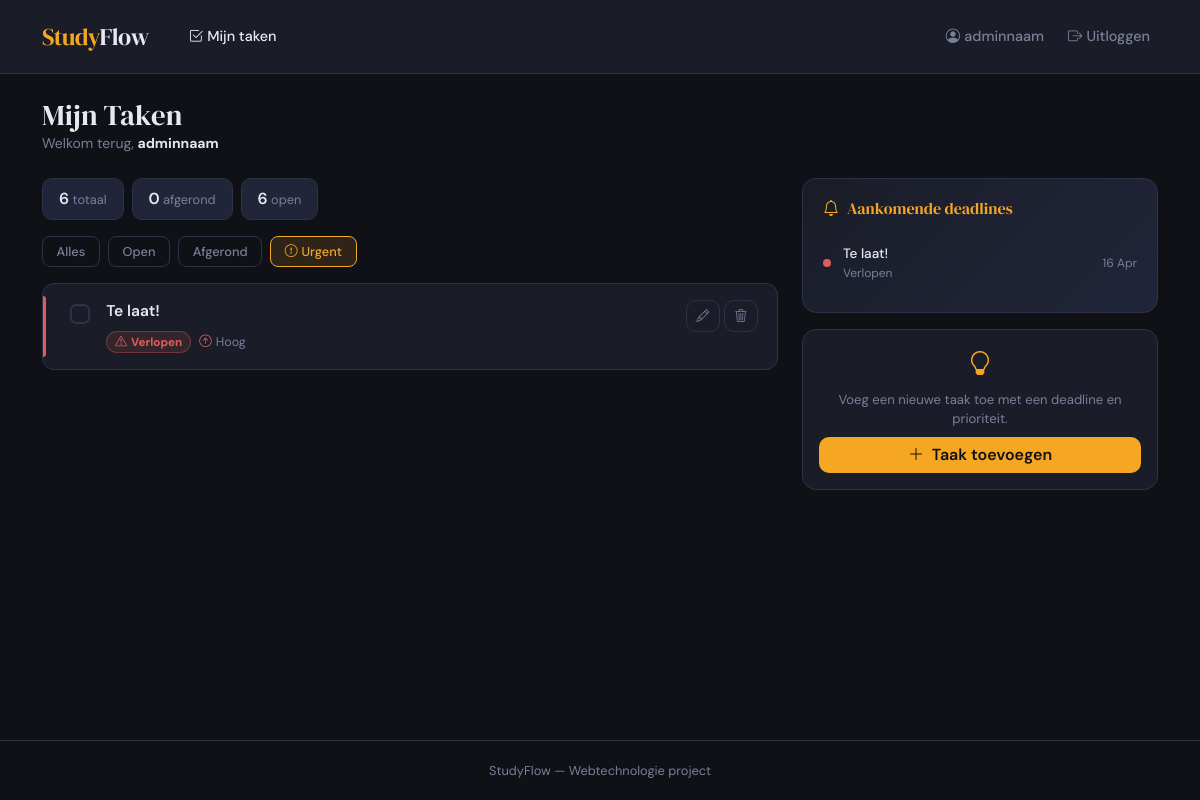
Screenshot of /?filter=urgent (signed in) with the database file from the repository.
### app.py (models this page shows)
class User(UserMixin, db.Model):
    id       = db.Column(db.Integer, primary_key=True)
    username = db.Column(db.String(80),  unique=True, nullable=False)
    email    = db.Column(db.String(120), unique=True, nullable=False)
    password = db.Column(db.String(200), nullable=False)
    tasks    = db.relationship('Task', backref='owner', lazy=True)

class Task(db.Model):
    id          = db.Column(db.Integer, primary_key=True)
    title       = db.Column(db.String(200), nullable=False)
    description = db.Column(db.Text, default='')
    subject     = db.Column(db.String(100), default='')
    priority    = db.Column(db.String(20),  default='medium')   # low / medium / high
    deadline    = db.Column(db.Date, nullable=True)
    done        = db.Column(db.Boolean, default=False)
    created_at  = db.Column(db.DateTime, default=datetime.utcnow)
    user_id     = db.Column(db.Integer, db.ForeignKey('user.id'), nullable=False)

### app.py (the view)
@app.route('/')
@login_required
def index():
    filter_param = request.args.get('filter', 'all')
    today = date.today()
    query = Task.query.filter_by(user_id=current_user.id)
    if filter_param == 'open':
        query = query.filter_by(done=False)
    elif filter_param == 'done':
        query = query.filter_by(done=True)
    elif filter_param == 'urgent':
        query = query.filter(
            Task.done == False,
            Task.deadline != None,
            Task.deadline <= date.fromordinal(today.toordinal() + 3)
        )
    tasks = query.order_by(Task.deadline.asc().nullslast(), Task.created_at.desc()).all()
    all_tasks = Task.query.filter_by(user_id=current_user.id).all()
    stats = {
        'total': len(all_tasks),
        'done':  sum(1 for t in all_tasks if t.done),
        'open':  sum(1 for t in all_tasks if not t.done),
    }
    return render_template('index.html', tasks=tasks, today=today, filter=filter_param, stats=stats)

### app.py (called while the page is built)
@login_manager.user_loader
def load_user(user_id):
    return User.query.get(int(user_id))

### templates/index.html (shortened to what this page needs)
{% extends "base.html" %}
{% block content %}
<div class="container py-4">
    <div class="d-flex align-items-center justify-content-between mb-4 flex-wrap gap-2">
        <div>
            <h1 class="mb-0" style="font-size:1.8rem;">Mijn Taken</h1>
            <p class="mb-0" style="color:var(--text-muted); font-size:0.875rem;">
                Welkom terug, <strong style="color:var(--text-main);">{{ current_user.username }}</strong>
            </p>
        </div>
    </div>
    <div class="row g-4">
        <div class="col-lg-8">
            <div class="d-flex gap-2 flex-wrap mb-3">
                <div class="stat-pill"><span>{{ stats.total }}</span> totaal</div>
                <div class="stat-pill"><span>{{ stats.done }}</span> afgerond</div>
                <div class="stat-pill"><span>{{ stats.open }}</span> open</div>
            </div>
            <div class="d-flex gap-2 mb-3 flex-wrap">
                <a href="?filter=all"    class="filter-tab {% if filter == 'all' or not filter %}active{% endif %}">Alles</a>
                <a href="?filter=open"   class="filter-tab {% if filter == 'open' %}active{% endif %}">Open</a>
                <a href="?filter=done"   class="filter-tab {% if filter == 'done' %}active{% endif %}">Afgerond</a>
                <a href="?filter=urgent" class="filter-tab {% if filter == 'urgent' %}active{% endif %}">
                    <i class="bi bi-exclamation-circle me-1"></i>Urgent
                </a>
            </div>
            <div class="d-flex flex-column gap-2">
                {% if tasks %}
                    {% for task in tasks %}
                    <div class="task-card {% if task.done %}done{% endif %}">
                        <div class="task-priority-bar priority-{{ task.priority }}"></div>
                        <div class="d-flex align-items-start gap-3 ps-2">
                            <form method="POST" action="{{ url_for('toggle_task', task_id=task.id) }}" class="mt-1">
                                <input type="checkbox" class="task-check"
                                       onchange="this.form.submit()"
                                       {% if task.done %}checked{% endif %}>
                            </form>
                            <div class="flex-grow-1">
                                <div class="task-title">{{ task.title }}</div>
                                <div class="d-flex align-items-center gap-2 mt-2 flex-wrap">
                                    {% if task.deadline %}
                                        {% set days_left = (task.deadline - today).days %}
                                        {% if task.done %}
                                        <span class="badge-done badge rounded-pill px-2 py-1" style="font-size:0.73rem;">
                                            <i class="bi bi-check2 me-1"></i>Afgerond
                                        </span>
                                        {% elif days_left < 0 %}
                                        <span class="badge-urgent badge rounded-pill px-2 py-1" style="font-size:0.73rem;">
                                            <i class="bi bi-exclamation-triangle me-1"></i>Verlopen
                                        </span>
                                        {% elif days_left == 0 %}
                                        <span class="badge-urgent badge rounded-pill px-2 py-1" style="font-size:0.73rem;">
                                            <i class="bi bi-alarm me-1"></i>Vandaag!
                                        </span>
                                        {% elif days_left <= 3 %}
                                        <span class="badge-soon badge rounded-pill px-2 py-1" style="font-size:0.73rem;">
                                            <i class="bi bi-clock me-1"></i>{{ days_left }} dag{{ 'en' if days_left != 1 else '' }}
                                        </span>
                                        {% else %}
                                        <span class="badge-ok badge rounded-pill px-2 py-1" style="font-size:0.73rem;">
                                            <i class="bi bi-calendar3 me-1"></i>{{ task.deadline.strftime('%d %b') }}
                                        </span>
                                        {% endif %}
                                    {% endif %}
                                    <span class="task-meta">
                                        {% if task.priority == 'high' %}
                                        <i class="bi bi-arrow-up-circle me-1" style="color:var(--danger);"></i>Hoog
                                        {% elif task.priority == 'medium' %}
                                        <i class="bi bi-dash-circle me-1" style="color:var(--warning);"></i>Gemiddeld
                                        {% else %}
                                        <i class="bi bi-arrow-down-circle me-1" style="color:var(--success);"></i>Laag
                                        {% endif %}
                                    </span>
                                </div>
                            </div>
                            <div class="d-flex gap-1">
                                <a href="{{ url_for('edit_task', task_id=task.id) }}" class="btn btn-outline-sf btn-sm" style="padding:0.3rem 0.6rem;">
                                    <i class="bi bi-pencil" style="font-size:0.8rem;"></i>
                                </a>
                                <form method="POST" action="{{ url_for('delete_task', task_id=task.id) }}"
                                      onsubmit="return confirm('Taak verwijderen?')">
                                    <button type="submit" class="btn btn-outline-sf btn-sm" style="padding:0.3rem 0.6rem;">
                                        <i class="bi bi-trash3" style="font-size:0.8rem;"></i>
                                    </button>
                                </form>
                            </div>
                        </div>
                    </div>
                    {% endfor %}
                {% endif %}
            </div>
        </div>
        <div class="col-lg-4">
            <div class="announcement-card mb-3">
                <h6 class="mb-3" style="font-family:'DM Serif Display',serif; font-size:1rem; color:var(--accent);">
                    <i class="bi bi-bell me-2"></i>Aankomende deadlines
                </h6>
                {% set upcoming = tasks | rejectattr('done') | selectattr('deadline') | sort(attribute='deadline') | list %}
                {% if upcoming %}
                    {% for task in upcoming[:5] %}
                    {% set days_left = (task.deadline - today).days %}
                    <div class="deadline-item">
                        <div class="deadline-dot"
                             style="background: {% if days_left <= 0 %}var(--danger){% elif days_left <= 3 %}var(--warning){% else %}var(--success){% endif %}">
                        </div>
                        <div class="flex-grow-1">
                            <div style="font-weight:500; font-size:0.85rem;">{{ task.title }}</div>
                            <div style="font-size:0.75rem; color:var(--text-muted);">
                                {% if days_left < 0 %}
                                    Verlopen
                                {% elif days_left == 0 %}
                                    Vandaag
                                {% elif days_left == 1 %}
                                    Morgen
                                {% else %}
                                    Over {{ days_left }} dagen
                                {% endif %}
                            </div>
                        </div>
                        <div style="font-size:0.75rem; color:var(--text-muted);">
                            {{ task.deadline.strftime('%d %b') }}
                        </div>
                    </div>
                    {% endfor %}
                {% else %}
                <p style="font-size:0.85rem; color:var(--text-muted); margin:0;">
                    Geen openstaande deadlines 🎉
                </p>
                {% endif %}
            </div>
            <div class="card-sf p-3 text-center">
                <i class="bi bi-lightbulb" style="color:var(--accent); font-size:1.5rem;"></i>
                <p class="mt-2 mb-2" style="font-size:0.82rem; color:var(--text-muted);">
                    Voeg een nieuwe taak toe met een deadline en prioriteit.
                </p>
                <a href="{{ url_for('add_task') }}" class="btn btn-accent w-100">
                    <i class="bi bi-plus-lg me-1"></i> Taak toevoegen
                </a>
            </div>
        </div>
    </div>
</div>
{% endblock %}

### templates/base.html (shortened to what this page needs)
<!DOCTYPE html>
<html lang="nl">
<head>
    <link href="https://cdn.jsdelivr.net/npm/bootstrap@5.3.3/dist/css/bootstrap.min.css" rel="stylesheet"/>
    <link href="https://cdn.jsdelivr.net/npm/bootstrap-icons@1.11.3/font/bootstrap-icons.css" rel="stylesheet"/>
    <link rel="stylesheet" href="{{ url_for('static', filename='style.css') }}"/>
</head>
<body class="d-flex flex-column">
    <nav class="navbar navbar-expand-lg">
        <div class="container">
            <a class="navbar-brand" href="{{ url_for('index') }}">Study<span>Flow</span></a>
            <div class="collapse navbar-collapse" id="navMenu">
                <ul class="navbar-nav me-auto ms-3 gap-1">
                    {% if current_user.is_authenticated %}
                    <li class="nav-item">
                        <a class="nav-link {% if request.endpoint == 'index' %}active{% endif %}" href="{{ url_for('index') }}">
                            <i class="bi bi-check2-square me-1"></i>Mijn taken
                        </a>
                    </li>
                    {% endif %}
                </ul>
                <ul class="navbar-nav ms-auto align-items-center gap-2">
                    {% if current_user.is_authenticated %}
                    <li class="nav-item">
                        <a class="nav-link {% if request.endpoint == 'profile' %}active{% endif %}" href="{{ url_for('profile') }}">
                            <i class="bi bi-person-circle me-1"></i>{{ current_user.username }}
                        </a>
                    </li>
                    <li class="nav-item">
                        <a class="nav-link" href="{{ url_for('logout') }}">
                            <i class="bi bi-box-arrow-right me-1"></i>Uitloggen
                        </a>
                    </li>
                    {% endif %}
                </ul>
            </div>
        </div>
    </nav>
    <main class="flex-grow-1">
        {% block content %}{% endblock %}
    </main>
    <footer>
        <div class="container text-center">
            StudyFlow &mdash; Webtechnologie project
        </div>
    </footer>
</body>
</html>

### static/style.css (style rules this page uses)
:root { --bg-dark: #0f1117; --bg-card: #1a1d27; --bg-card2: #21253a; --accent: #f5a623; --accent-soft: #f5a62322; --text-main: #e8e9f0; --text-muted: #7a7f99; --border: #2e3247; --danger: #e05c5c; --success: #4ecb8d; --warning: #f5a623; }
* { box-sizing: border-box; }
body { background-color: var(--bg-dark); color: var(--text-main); font-family: 'DM Sans', sans-serif; font-weight: 400; min-height: 100vh; }
h1, h2, h3, .brand { font-family: 'DM Serif Display', serif; }
.navbar { background-color: var(--bg-card); border-bottom: 1px solid var(--border); padding: 0.85rem 0; }
.navbar-brand { font-family: 'DM Serif Display', serif; font-size: 1.5rem; color: var(--accent) !important; letter-spacing: -0.5px; }
.navbar-brand span { color: var(--text-main); }
.nav-link { color: var(--text-muted) !important; font-weight: 500; font-size: 0.9rem; transition: color 0.2s; }
.nav-link:hover, .nav-link.active { color: var(--text-main) !important; }
.card-sf { background: var(--bg-card); border: 1px solid var(--border); border-radius: 14px; }
.btn-accent { background-color: var(--accent); color: #0f1117; font-weight: 600; border: none; border-radius: 10px; transition: opacity 0.2s, transform 0.1s; }
.btn-outline-sf { border: 1px solid var(--border); color: var(--text-muted); background: transparent; border-radius: 10px; transition: all 0.2s; }
footer { border-top: 1px solid var(--border); color: var(--text-muted); font-size: 0.8rem; padding: 1.25rem 0; margin-top: auto; }

### rows the page displays
User: username "adminnaam"
Task: title "Te laat!", shows "Verlopen", priority "high" (drawn), deadline "16 Apr"

### other values shown
{{ stats.total }} "6"
{{ stats.done }} "0"
{{ stats.open }} "6"
